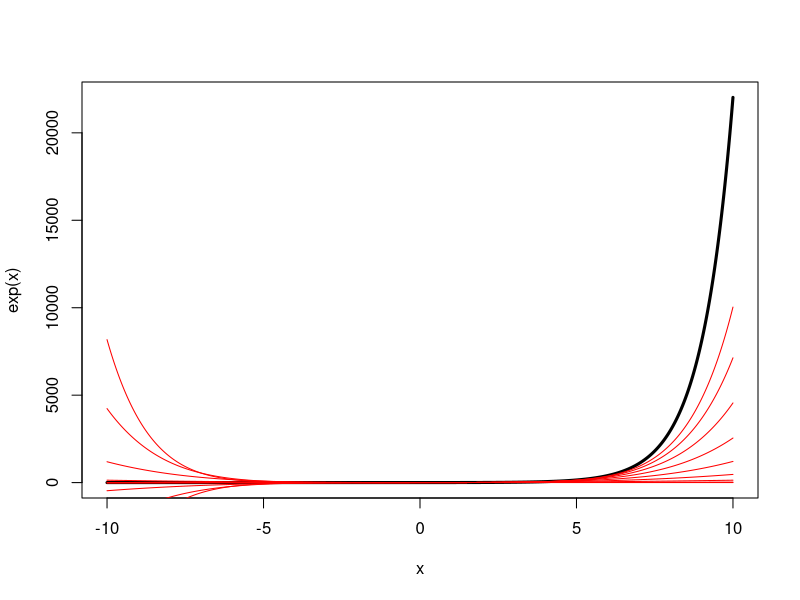
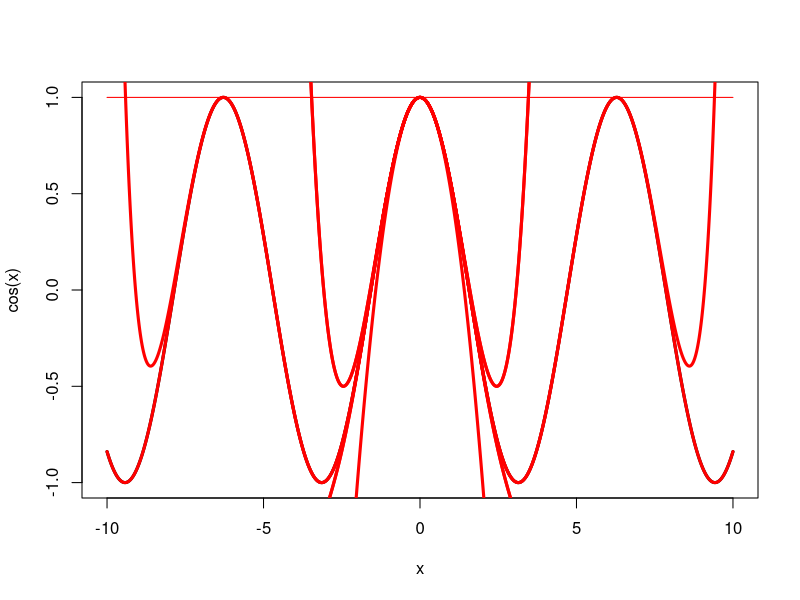

These figures' R source, in order:
##Implementation of Taylor Series approximation

#Taylor Series for exponential
taylor_approx<- function(a, x, order){
	out<- 0
	for(z in 0:order){
	out<- out + (exp(a)/factorial(z))*(x - a)^z
	}
	return(out)
	}


x<- seq(-10, 10, len = 1000)

plot(exp(x)~x, type='l', lwd = 3)

lines(taylor_approx(1, x, 0)~x, col='red')
lines(taylor_approx(1, x, 1)~x, col='red')
lines(taylor_approx(1, x, 2)~x, col='red')
lines(taylor_approx(1, x, 3)~x, col= 'red')
lines(taylor_approx(1, x, 4)~x, col='red')
lines(taylor_approx(1, x, 5)~x, col='red')
lines(taylor_approx(1, x, 6)~x, col='red')
lines(taylor_approx(1, x, 7)~x, col='red')
lines(taylor_approx(1, x, 8)~x, col='red')


#Taylor Series for cosine
approx_cos<- function(a, x, order){
	out<- 0 
	int<- 0 
	vals<- c(cos(a), -sin(a), -cos(a), sin(a))
	for(z in 0:order){
		int<- int +1
		out<- out + (vals[int]/factorial(z))*(x - a)^z
		if(int==4){
			int<- 0
			}
		}
	return(out)
	
	}


x<- seq(-10, 10, len = 1000)
plot(cos(x)~x, type='l', lwd = 3)

lines(approx_cos(0, x, 1)~x, col='red')
lines(approx_cos(0, x, 2)~x, col='red')
lines(approx_cos(0, x, 3)~x, col= 'red', lwd = 3)
lines(approx_cos(0, x, 4)~x, col='red', lwd = 3)
lines(approx_cos(0, x, 5)~x, col='red', lwd = 3)
lines(approx_cos(0, x, 6)~x, col='red', lwd = 3)
lines(approx_cos(0, x, 7)~x, col='red', lwd = 3)
lines(approx_cos(0, x , 20)~x, col='red', lwd=3)
lines(approx_cos(0, x, 100)~x, col='red', lwd = 3)


